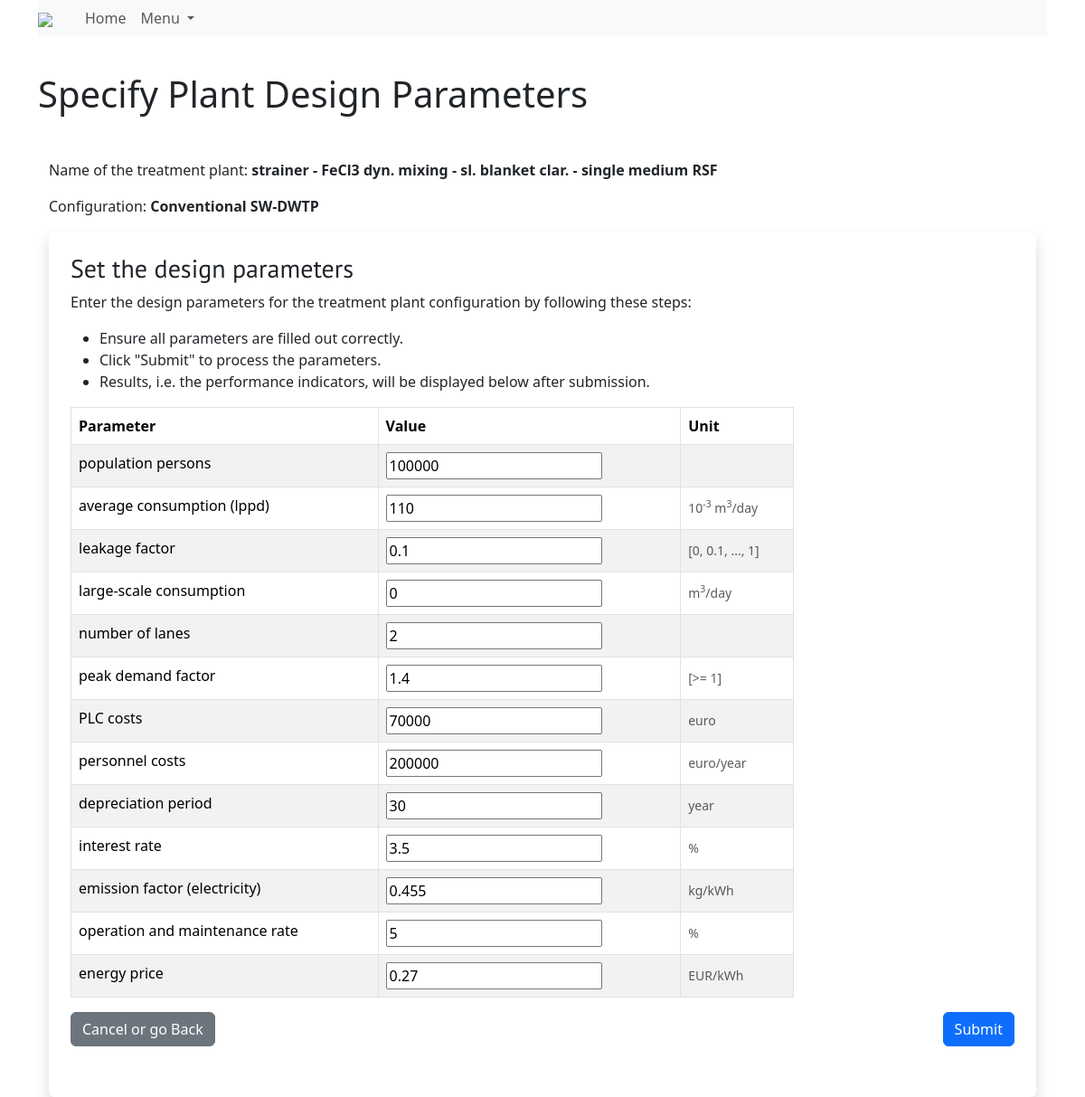
The app's page /treatmentplant/1/parameters/ with its own data.
### drinq/models.py (models this page shows, shortened)
class TreatmentPlant(models.Model):
    id = models.AutoField(primary_key=True, unique=True)
    configuration = models.ForeignKey(
        MultiStepConfiguration, models.CASCADE, blank=True, null=True,
        db_column='configuration')
    option = models.IntegerField(
        blank=False, null=False,
        help_text="Identifying number in a set of preliminary treatment design options"
        )
    name = models.TextField(blank=True, null=False)
    description = models.TextField(blank=True, null=True)
    slug = models.SlugField(unique=True, blank=True)
    class Meta:
        db_table = 'treatmentplant'
        verbose_name_plural = "treatment plants"

class MultiStepConfiguration(models.Model):
    name = models.CharField(max_length=150)
    description = models.TextField(blank=True, null=True, max_length=500)
    user = models.ForeignKey(
        CustomUser,
        on_delete=models.CASCADE,
        related_name='multistepforms',
        db_column='user',
        blank=True, null=True)
    date_created = models.DateTimeField(auto_now_add=True)
    water_source = models.ForeignKey(
        'DesignTree',
        on_delete=models.SET_NULL,
        db_column='water_source',
        related_name='multistepforms',
        blank=True, null=True)
    session_key = models.CharField(max_length=40)
    class Meta:
        db_table = 'form_multistep'

class TreatmentplantDesignParameter(models.Model):
    id = models.AutoField(primary_key=True, unique=True)
    treatmentplant = models.ForeignKey(
        TreatmentPlant, models.CASCADE, blank=True, null=True,
        db_column='treatmentplant')
    designparameter = models.ForeignKey(
        'DesignParameter', models.CASCADE, blank=True, null=True,
        db_column='designparameter')
    value = models.FloatField(blank=True, null=False)
    class Meta:
        db_table = 'treatmentplant_designparametervalue'
        verbose_name_plural = "treatment plant design parameters"

class DesignParameter(models.Model):
    id = models.AutoField(primary_key=True, unique=True)
    name = models.TextField(unique=True, null=False)
    description = models.TextField(blank=True, null=True)
    unit = models.TextField(blank=True, null=True)
    category = models.ForeignKey(
        'ParameterCategory', models.CASCADE, blank=True, null=True,
        db_column='category')
    slug = AutoSlugField(populate_from='name', unique=True)
    defaultvalue = models.FloatField(
        blank=True, null=False, default=0.0,
        db_column='default_value')
    class Meta:
        db_table = 'designparameter'
        verbose_name_plural = "design parameters"

### drinq/views.py (the view, shortened to what this page needs)
class DesignParameterInputView(generic.FormView):
    template_name = 'drinq/form_design-parameter-input.html'
    form_class = DesignParameterValueFormSet
    def get_treatment_plant(self):
        return get_object_or_404(TreatmentPlant, pk=self.kwargs['plant_id'])
    def get_form(self, form_class=None):
        treatment_plant = self.get_treatment_plant()
        design_parameters = DesignParameter.objects.all()
        for param in design_parameters:
            TreatmentplantDesignParameter.objects.get_or_create(
                treatmentplant=treatment_plant,
                designparameter=param,
                defaults={'value': 0}
            )
        queryset = TreatmentplantDesignParameter.objects.filter(
            treatmentplant=treatment_plant,
            designparameter__in=design_parameters
        )
        if self.request.method == 'POST':
            return DesignParameterValueFormSet(
                self.request.POST, queryset=queryset)
        return DesignParameterValueFormSet(queryset=queryset)
    def get_context_data(self, **kwargs):
        context = super().get_context_data(**kwargs)
        context['treatment_plant'] = self.get_treatment_plant()
        if 'formset' not in context:
            context['formset'] = self.get_form()
        return context

### drinq/templatetags/unit_format.py (called while the page is built)
def superscript_exponents(value: str) -> str:
    if not isinstance(value, str):
        return value
    def repl(match):
        return f"<sup>{match.group(1)}</sup>"
    result = re.sub(r'\^(\-?\d+)', repl, value)
    return mark_safe(result)

### templates/drinq/form_design-parameter-input.html (shortened to what this page needs)
{% extends 'base.html' %}
{% load i18n %}
{% load unit_format %}
{% block content %}
<body class="bg-light">
<h1 class="mb-4">Specify Plant Design Parameters</h1>
<div class="container mt-5">
    <p>Name of the treatment plant: <strong>{{ treatment_plant.name }}</strong></p>
    <p>Configuration: <strong>{{ treatment_plant.configuration.name }}</strong></p>
    <div class="form-container bg-white p-4 shadow rounded">
        <h3>Set the design parameters</h3>
        <p>Enter the design parameters for the treatment plant configuration by
            following these steps:</p>
        <ul>
            <li>Ensure all parameters are filled out correctly.</li>
            <li>Click "Submit" to process the parameters.</li>
            <li>Results, i.e. the performance indicators, will be displayed below after submission.</li>
        </ul>
        <form id="design-parameter-form" method="post">
            <table class="table table-striped table-bordered">
                <thead>
                <tr>
                    <th>Parameter</th>
                    <th>Value</th>
                    <th>Unit</th>
                </tr>
                </thead>
                <tbody>
                {% for form in formset %}
                <tr>
                    <td>{{ form.instance.designparameter.name }}</td>
                    <td>
                        {% if form.instance.designparameter.name == "peak demand factor" or form.instance.designparameter.name == "leakage factor" or form.instance.designparameter.name == "interest rate" or form.instance.designparameter.name == "energy price" or form.instance.designparameter.name == "emission factor (electricity)" %}
                            <input type="number"
                                step="any"
                                name="{{ form.value.html_name }}"
                                class="parameter-value"
                                data-param-id="{{ form.instance.designparameter.id }}"
                                value="{{ form.instance.value|default_if_none:form.initial.value|default:0  }}">
                        {% else %}
                            <input type="number"
                                name="{{ form.value.html_name }}"
                                class="parameter-value"
                                data-param-id="{{ form.instance.designparameter.id }}"
                                value="{{ form.instance.value|default_if_none:form.initial.value|default:0  }}">
                        {% endif %}
                    </td>
                    <td>
                          <div class="form-text text-muted small mt-1">
                            {{ form.instance.designparameter.unit|default_if_none:''|superscript_exponents|safe }}
                        </div>
                    </td>
                </tr>
                {% endfor %}
                </tbody>
            </table>
            <div class="d-flex justify-content-between">
                <a href="{% url 'design_detail' treatment_plant.slug %}" class="btn btn-secondary mr-2">Cancel or go Back</a>
                <button type="submit" class="btn btn-primary">Submit</button>
            </div>
        </form>
    </div>
</div>
{% endblock %}

### drinq/static/css/drinq.css (style rules this page uses)
.page-header h1, .h1, h1 { margin-top: 1em; }
.h3, h3, .h4, h4 { font-family: 'PT Sans', cursive; }
@media (min-width: 750px) { table { max-width: 800px; width: 100%; margin-left: 0; margin-right: auto; } }

### records on screen
TreatmentPlant: name "strainer - FeCl3 dyn. mixing - sl. blanket clar. - single medium RSF", configuration.name "Conventional SW-DWTP"
TreatmentplantDesignParameter: instance.designparameter.name "population persons", instance.value "100000"
TreatmentplantDesignParameter: instance.designparameter.name "average consumption (lppd)", instance.value "110", instance.designparameter.unit|superscript_exponents "10 -3 m 3 /day"
TreatmentplantDesignParameter: instance.designparameter.name "leakage factor", instance.value "0.1", instance.designparameter.unit|superscript_exponents "[0, 0.1, ..., 1]"
TreatmentplantDesignParameter: instance.designparameter.name "large-scale consumption", instance.value "0", instance.designparameter.unit|superscript_exponents "m 3 /day"
TreatmentplantDesignParameter: instance.designparameter.name "number of lanes", instance.value "2"
TreatmentplantDesignParameter: instance.designparameter.name "peak demand factor", instance.value "1.4", instance.designparameter.unit|superscript_exponents "[>= 1]"
TreatmentplantDesignParameter: instance.designparameter.name "PLC costs", instance.value "70000", instance.designparameter.unit|superscript_exponents "euro"
TreatmentplantDesignParameter: instance.designparameter.name "personnel costs", instance.value "200000", instance.designparameter.unit|superscript_exponents "euro/year"
TreatmentplantDesignParameter: instance.designparameter.name "depreciation period", instance.value "30", instance.designparameter.unit|superscript_exponents "year"
TreatmentplantDesignParameter: instance.designparameter.name "interest rate", instance.value "3.5", instance.designparameter.unit|superscript_exponents "%"
TreatmentplantDesignParameter: instance.designparameter.name "emission factor (electricity)", instance.value "0.455", instance.designparameter.unit|superscript_exponents "kg/kWh"
TreatmentplantDesignParameter: instance.designparameter.name "operation and maintenance rate", instance.value "5", instance.designparameter.unit|superscript_exponents "%"
TreatmentplantDesignParameter: instance.designparameter.name "energy price", instance.value "0.27", instance.designparameter.unit|superscript_exponents "EUR/kWh"
